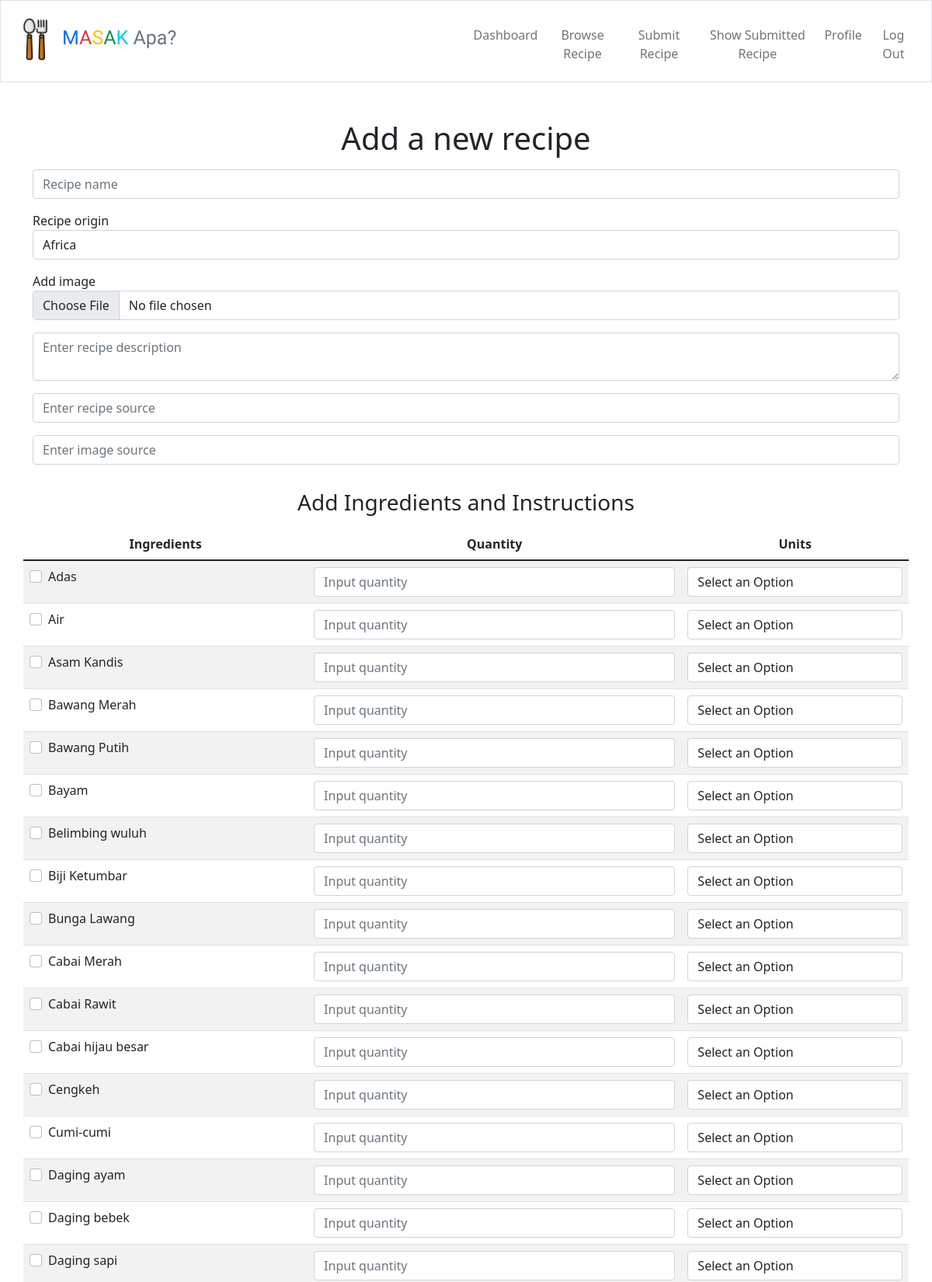
/recipe/submit (signed in, upper part), run on the app's committed database.
### tables this page shows
CREATE TABLE "ingredients" (
	"id"	integer NOT NULL,
	"image"	varchar,
	"name"	varchar NOT NULL,
	"origin_id"	integer NOT NULL,
	"category_id"	integer NOT NULL,
	"description"	text NOT NULL,
	"created_at"	datetime DEFAULT CURRENT_TIMESTAMP,
	"updated_at"	datetime DEFAULT CURRENT_TIMESTAMP,
	"img_src"	TEXT,
	PRIMARY KEY("id" AUTOINCREMENT),
	FOREIGN KEY("category_id") REFERENCES "categories"("id") on delete cascade on update cascade,
	FOREIGN KEY("origin_id") REFERENCES "origins"("id") on delete cascade on update cascade
);

### app.py (the view, shortened to what this page needs)
@app.route("/recipe/submit", methods=["GET", "POST"])
@login_required
def submit_recipe():
    user_id = session["user_id"]
    if request.method == "GET":
        ingredients = db.execute("SELECT * from ingredients order by name ASC")
        units = db.execute("select * from units order by name ASC")
        origins = db.execute("SELECT * from origins order by origin ASC")
        return render_template('add_recipe.html', ingredients=ingredients, units=units, origins=origins)

### app.py (called while the page is built)
@app.after_request
def after_request(response):
    response.headers["Cache-Control"] = "no-cache, no-store, must-revalidate"
    response.headers["Expires"] = 0
    response.headers["Pragma"] = "no-cache"
    return response

### helpers.py (called while the page is built)
def login_required(f):
    @wraps(f)
    def decorated_function(*args, **kwargs):
        if session.get("user_id") is None:
            return redirect("/login")
        return f(*args, **kwargs)
    return decorated_function

### templates/add_recipe.html (shortened to what this page needs)
{% extends "layout.html" %}  {% block main %}
<div class="container">
  <h1 class="text-center mb-3">Add a new recipe</h1>
  <form action="/recipe/submit" method="post" enctype="multipart/form-data">
    <div class="form-group mb-3">
      <input
        type="text"
        class="form-control"
        placeholder="Recipe name"
        name="name"
      />
    </div>
    <div class="form-group mb-3">
      <label for="origin">Recipe origin</label>
      <select name="origin" id="origin" class="form-control">
        {% for origin in origins %}
        <option value="{{ origin['id'] }}">{{ origin["origin"] }}</option>
        {% endfor %}
      </select>
    </div>
    <div class="form-group mb-3">
      <label for="file">Add image</label>
      <input type="file" class="form-control" name="file" />
    </div>
    <div class="form-group mb-3">
      <textarea
        class="form-control"
        name="description"
        placeholder="Enter recipe description"
      ></textarea>
    </div>
    <div class="form-group mb-3">
      <input type="text" class="form-control" name="recipe_src" placeholder="Enter recipe source"/>
    </div>
    <div class="form-group mb-3">
      <input type="text" class="form-control" name="img_src" placeholder="Enter image source"/>
    </div>
    </div>
</div>
<div class="container">
  <h3 class="text-center my-3">Add Ingredients and Instructions</h3>
    <div class="row">
      <table class="table table-striped table-hover">
        <thead class="text-center">
          <tr>
            <th>Ingredients</th>
            <th>Quantity</th>
            <th>Units</th>
          </tr>
        </thead>
        <tbody>
          {% for ingredient in ingredients %}
          <tr>
            <td>
              <div class="form-check">
                <input
                  type="checkbox"
                  name="ingredients"
                  id="{{ ingredient['id'] }}"
                  value="{{ ingredient['id'] }}"
                  class="form-check-input"
                />
                <label class="form-check-label" for="ingredient">
                  {{ ingredient['name'] }}</label
                >
              </div>
            </td>
            <td>
              <div class="form-group">
                <input
                  class="form-control"
                  type="number"
                  name="quantity"
                  placeholder="Input quantity"
                />
              </div>
            </td>
            <td>
              <div class="form-group">
                <select name="unit" id="unit" class="form-control">
                  <option value="none" selected disabled hidden>
                    Select an Option
                  </option>
                </select>
              </div>
            </td>
          </tr>
          {% endfor %}
        </tbody>
      </table>
    </div>
</div>
{% endblock %}

### data on the page
ingredients: name "Adas"
ingredients: name "Air"
ingredients: name "Asam Kandis"
ingredients: name "Bawang Merah"
ingredients: name "Bawang Putih"
ingredients: name "Bayam"
ingredients: name "Belimbing wuluh"
ingredients: name "Biji Ketumbar"
ingredients: name "Bunga Lawang"
ingredients: name "Cabai Merah"
ingredients: name "Cabai Rawit"
ingredients: name "Cabai hijau besar"
ingredients: name "Cengkeh"
ingredients: name "Cumi-cumi"
ingredients: name "Daging ayam"
ingredients: name "Daging bebek"
ingredients: name "Daging sapi"

### other printed values
form field origin "Africa"
